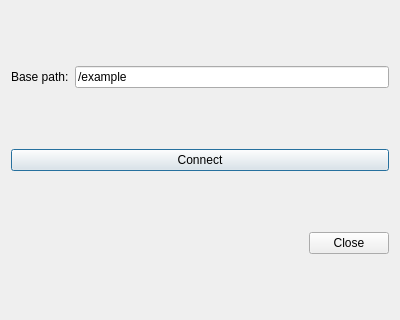
<?xml version="1.0" encoding="UTF-8"?>
<ui version="4.0">
 <class>SubscriberDialog</class>
 <widget class="QDialog" name="SubscriberDialog">
  <property name="geometry">
   <rect>
    <x>0</x>
    <y>0</y>
    <width>400</width>
    <height>320</height>
   </rect>
  </property>
  <property name="windowTitle">
   <string>Subscriber</string>
  </property>
  <layout class="QVBoxLayout" name="verticalLayout">
   <item>
    <layout class="QHBoxLayout" name="horizontalLayout">
     <item>
      <widget class="QLabel" name="label">
       <property name="text">
        <string>Base path:</string>
       </property>
      </widget>
     </item>
     <item>
      <widget class="QLineEdit" name="basePath">
       <property name="sizePolicy">
        <sizepolicy hsizetype="MinimumExpanding" vsizetype="Fixed">
         <horstretch>0</horstretch>
         <verstretch>0</verstretch>
        </sizepolicy>
       </property>
       <property name="text">
        <string>/example</string>
       </property>
      </widget>
     </item>
    </layout>
   </item>
   <item>
    <widget class="QPushButton" name="connectButton">
     <property name="text">
      <string>Connect</string>
     </property>
    </widget>
   </item>
   <item>
    <widget class="QDialogButtonBox" name="buttonBox">
     <property name="orientation">
      <enum>Qt::Horizontal</enum>
     </property>
     <property name="standardButtons">
      <set>QDialogButtonBox::Close</set>
     </property>
    </widget>
   </item>
  </layout>
 </widget>
 <tabstops>
  <tabstop>basePath</tabstop>
  <tabstop>connectButton</tabstop>
  <tabstop>buttonBox</tabstop>
 </tabstops>
 <resources/>
 <connections>
  <connection>
   <sender>buttonBox</sender>
   <signal>accepted()</signal>
   <receiver>SubscriberDialog</receiver>
   <slot>accept()</slot>
   <hints>
    <hint type="sourcelabel">
     <x>248</x>
     <y>254</y>
    </hint>
    <hint type="destinationlabel">
     <x>157</x>
     <y>274</y>
    </hint>
   </hints>
  </connection>
  <connection>
   <sender>buttonBox</sender>
   <signal>rejected()</signal>
   <receiver>SubscriberDialog</receiver>
   <slot>reject()</slot>
   <hints>
    <hint type="sourcelabel">
     <x>316</x>
     <y>260</y>
    </hint>
    <hint type="destinationlabel">
     <x>286</x>
     <y>274</y>
    </hint>
   </hints>
  </connection>
 </connections>
</ui>
